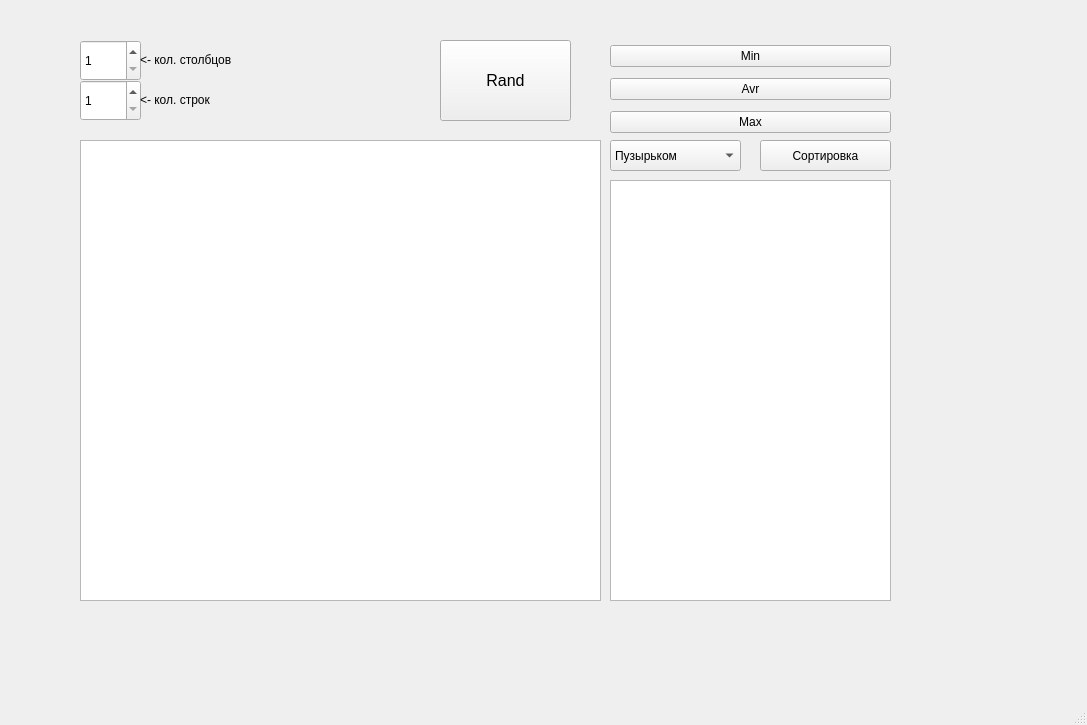
<?xml version="1.0" encoding="UTF-8"?>
<ui version="4.0">
 <class>MainWindow</class>
 <widget class="QMainWindow" name="MainWindow">
  <property name="geometry">
   <rect>
    <x>0</x>
    <y>0</y>
    <width>1087</width>
    <height>725</height>
   </rect>
  </property>
  <property name="windowTitle">
   <string>MainWindow</string>
  </property>
  <widget class="QWidget" name="centralwidget">
   <widget class="QSpinBox" name="numOfRows">
    <property name="geometry">
     <rect>
      <x>80</x>
      <y>80</y>
      <width>61</width>
      <height>41</height>
     </rect>
    </property>
    <property name="minimum">
     <number>1</number>
    </property>
    <property name="value">
     <number>1</number>
    </property>
   </widget>
   <widget class="QWidget" name="verticalLayoutWidget">
    <property name="geometry">
     <rect>
      <x>610</x>
      <y>40</y>
      <width>281</width>
      <height>100</height>
     </rect>
    </property>
    <layout class="QVBoxLayout" name="verticalLayout_2">
     <item>
      <widget class="QPushButton" name="getMinButton_2">
       <property name="text">
        <string>Min</string>
       </property>
      </widget>
     </item>
     <item>
      <widget class="QPushButton" name="getAvrButton_2">
       <property name="text">
        <string>Avr</string>
       </property>
      </widget>
     </item>
     <item>
      <widget class="QPushButton" name="getMaxButton_2">
       <property name="text">
        <string>Max</string>
       </property>
      </widget>
     </item>
    </layout>
   </widget>
   <widget class="QTableWidget" name="mainTable">
    <property name="geometry">
     <rect>
      <x>80</x>
      <y>140</y>
      <width>521</width>
      <height>461</height>
     </rect>
    </property>
   </widget>
   <widget class="QPushButton" name="randomFill">
    <property name="geometry">
     <rect>
      <x>440</x>
      <y>40</y>
      <width>131</width>
      <height>81</height>
     </rect>
    </property>
    <property name="font">
     <font>
      <pointsize>12</pointsize>
     </font>
    </property>
    <property name="text">
     <string>Rand</string>
    </property>
    <property name="iconSize">
     <size>
      <width>12</width>
      <height>12</height>
     </size>
    </property>
    <property name="autoRepeat">
     <bool>false</bool>
    </property>
    <property name="autoExclusive">
     <bool>false</bool>
    </property>
   </widget>
   <widget class="QPushButton" name="sortButton">
    <property name="geometry">
     <rect>
      <x>760</x>
      <y>140</y>
      <width>131</width>
      <height>31</height>
     </rect>
    </property>
    <property name="text">
     <string>Сортировка</string>
    </property>
   </widget>
   <widget class="QLabel" name="label_numOfRows">
    <property name="geometry">
     <rect>
      <x>140</x>
      <y>90</y>
      <width>111</width>
      <height>21</height>
     </rect>
    </property>
    <property name="text">
     <string>&lt;- кол. строк</string>
    </property>
   </widget>
   <widget class="QComboBox" name="typeOfSorting">
    <property name="geometry">
     <rect>
      <x>610</x>
      <y>140</y>
      <width>131</width>
      <height>31</height>
     </rect>
    </property>
    <item>
     <property name="text">
      <string>Пузырьком</string>
     </property>
    </item>
    <item>
     <property name="text">
      <string>Быстрая</string>
     </property>
    </item>
    <item>
     <property name="text">
      <string>Расчёска</string>
     </property>
    </item>
    <item>
     <property name="text">
      <string>Гномья</string>
     </property>
    </item>
    <item>
     <property name="text">
      <string>Обезьянья</string>
     </property>
    </item>
   </widget>
   <widget class="QTextBrowser" name="textOut">
    <property name="geometry">
     <rect>
      <x>610</x>
      <y>180</y>
      <width>281</width>
      <height>421</height>
     </rect>
    </property>
   </widget>
   <widget class="QSpinBox" name="numOfColumns">
    <property name="geometry">
     <rect>
      <x>80</x>
      <y>40</y>
      <width>61</width>
      <height>41</height>
     </rect>
    </property>
    <property name="minimum">
     <number>1</number>
    </property>
    <property name="value">
     <number>1</number>
    </property>
   </widget>
   <widget class="QLabel" name="label_numOfColumns">
    <property name="geometry">
     <rect>
      <x>140</x>
      <y>50</y>
      <width>111</width>
      <height>21</height>
     </rect>
    </property>
    <property name="text">
     <string>&lt;- кол. столбцов</string>
    </property>
   </widget>
  </widget>
  <widget class="QMenuBar" name="menubar">
   <property name="geometry">
    <rect>
     <x>0</x>
     <y>0</y>
     <width>1087</width>
     <height>26</height>
    </rect>
   </property>
  </widget>
  <widget class="QStatusBar" name="statusbar"/>
 </widget>
 <resources/>
 <connections/>
</ui>
